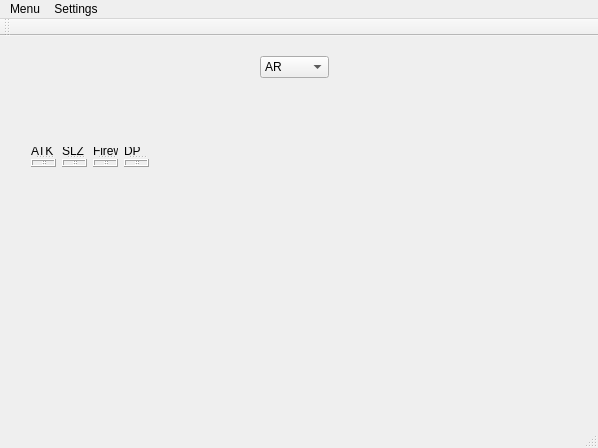
<?xml version="1.0" encoding="UTF-8"?>
<ui version="4.0">
 <class>MainWindow</class>
 <widget class="QMainWindow" name="MainWindow">
  <property name="geometry">
   <rect>
    <x>0</x>
    <y>0</y>
    <width>598</width>
    <height>448</height>
   </rect>
  </property>
  <property name="windowTitle">
   <string>MainWindow</string>
  </property>
  <widget class="QWidget" name="centralWidget">
   <widget class="QComboBox" name="comboBox">
    <property name="geometry">
     <rect>
      <x>260</x>
      <y>20</y>
      <width>69</width>
      <height>22</height>
     </rect>
    </property>
    <item>
     <property name="text">
      <string>AR</string>
     </property>
    </item>
    <item>
     <property name="text">
      <string>Cold SIM</string>
     </property>
    </item>
    <item>
     <property name="text">
      <string>Hot SIM</string>
     </property>
    </item>
   </widget>
   <widget class="QWidget" name="">
    <property name="geometry">
     <rect>
      <x>20</x>
      <y>100</y>
      <width>140</width>
      <height>43</height>
     </rect>
    </property>
    <layout class="QHBoxLayout" name="horizontalLayout">
     <item>
      <widget class="QSplitter" name="splitter">
       <property name="orientation">
        <enum>Qt::Vertical</enum>
       </property>
       <widget class="QLabel" name="label">
        <property name="text">
         <string>ATK</string>
        </property>
       </widget>
       <widget class="QLCDNumber" name="lcdATK">
        <property name="digitCount">
         <number>1</number>
        </property>
       </widget>
      </widget>
     </item>
     <item>
      <widget class="QSplitter" name="splitter_2">
       <property name="orientation">
        <enum>Qt::Vertical</enum>
       </property>
       <widget class="QLabel" name="label_2">
        <property name="text">
         <string>SLZ</string>
        </property>
       </widget>
       <widget class="QLCDNumber" name="lcdSLZ">
        <property name="digitCount">
         <number>1</number>
        </property>
       </widget>
      </widget>
     </item>
     <item>
      <widget class="QSplitter" name="splitter_3">
       <property name="orientation">
        <enum>Qt::Vertical</enum>
       </property>
       <widget class="QLabel" name="label_4">
        <property name="text">
         <string>Firewall</string>
        </property>
       </widget>
       <widget class="QLCDNumber" name="lcdFW">
        <property name="digitCount">
         <number>1</number>
        </property>
       </widget>
      </widget>
     </item>
     <item>
      <widget class="QSplitter" name="splitter_4">
       <property name="orientation">
        <enum>Qt::Vertical</enum>
       </property>
       <widget class="QLabel" name="label_3">
        <property name="text">
         <string>DP</string>
        </property>
       </widget>
       <widget class="QLCDNumber" name="lctDP">
        <property name="digitCount">
         <number>1</number>
        </property>
       </widget>
      </widget>
     </item>
    </layout>
   </widget>
  </widget>
  <widget class="QMenuBar" name="menuBar">
   <property name="geometry">
    <rect>
     <x>0</x>
     <y>0</y>
     <width>598</width>
     <height>21</height>
    </rect>
   </property>
   <widget class="QMenu" name="menuTest">
    <property name="title">
     <string>Menu</string>
    </property>
    <addaction name="actionLoad_character"/>
    <addaction name="actionExit"/>
   </widget>
   <widget class="QMenu" name="menuTest1">
    <property name="title">
     <string>Settings</string>
    </property>
   </widget>
   <addaction name="menuTest"/>
   <addaction name="menuTest1"/>
  </widget>
  <widget class="QToolBar" name="mainToolBar">
   <attribute name="toolBarArea">
    <enum>TopToolBarArea</enum>
   </attribute>
   <attribute name="toolBarBreak">
    <bool>false</bool>
   </attribute>
  </widget>
  <widget class="QStatusBar" name="statusBar"/>
  <action name="actionLoad_character">
   <property name="text">
    <string>Load character</string>
   </property>
  </action>
  <action name="actionExit">
   <property name="text">
    <string>Exit</string>
   </property>
  </action>
 </widget>
 <layoutdefault spacing="6" margin="11"/>
 <resources/>
 <connections/>
</ui>
